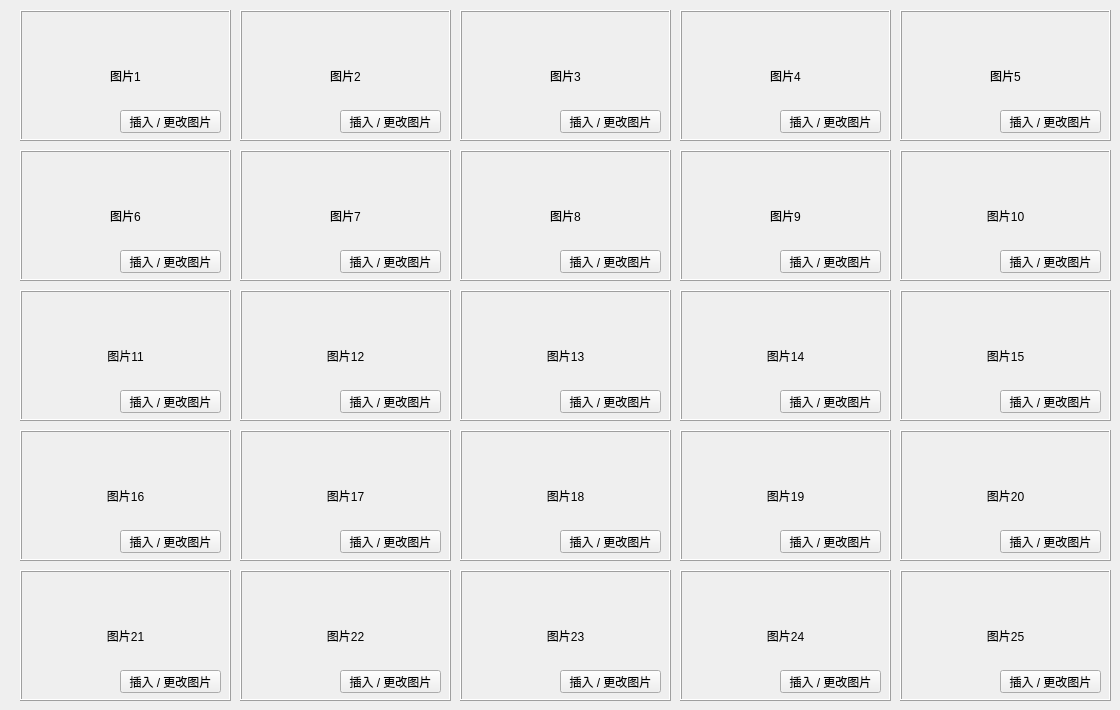
      <widget class="QWidget" name="tab2">
       <attribute name="title">
        <string>监控#2</string>
       </attribute>
       <widget class="QFrame" name="frame_16">
        <property name="geometry">
         <rect>
          <x>20</x>
          <y>10</y>
          <width>211</width>
          <height>131</height>
         </rect>
        </property>
        <property name="frameShape">
         <enum>QFrame::Box</enum>
        </property>
        <property name="frameShadow">
         <enum>QFrame::Raised</enum>
        </property>
        <widget class="QLabel" name="label_9">
         <property name="geometry">
          <rect>
           <x>0</x>
           <y>0</y>
           <width>211</width>
           <height>131</height>
          </rect>
         </property>
         <property name="frameShape">
          <enum>QFrame::NoFrame</enum>
         </property>
         <property name="text">
          <string>图片1</string>
         </property>
         <property name="alignment">
          <set>Qt::AlignCenter</set>
         </property>
        </widget>
        <widget class="QPushButton" name="pushButton_9">
         <property name="geometry">
          <rect>
           <x>100</x>
           <y>100</y>
           <width>101</width>
           <height>23</height>
          </rect>
         </property>
         <property name="text">
          <string>插入 / 更改图片</string>
         </property>
        </widget>
       </widget>
       <widget class="QFrame" name="frame_25">
        <property name="geometry">
         <rect>
          <x>20</x>
          <y>150</y>
          <width>211</width>
          <height>131</height>
         </rect>
        </property>
        <property name="frameShape">
         <enum>QFrame::Box</enum>
        </property>
        <property name="frameShadow">
         <enum>QFrame::Raised</enum>
        </property>
        <widget class="QLabel" name="label_54">
         <property name="geometry">
          <rect>
           <x>0</x>
           <y>0</y>
           <width>211</width>
           <height>131</height>
          </rect>
         </property>
         <property name="frameShape">
          <enum>QFrame::NoFrame</enum>
         </property>
         <property name="text">
          <string>图片6</string>
         </property>
         <property name="alignment">
          <set>Qt::AlignCenter</set>
         </property>
        </widget>
        <widget class="QPushButton" name="pushButton_54">
         <property name="geometry">
          <rect>
           <x>100</x>
           <y>100</y>
           <width>101</width>
           <height>23</height>
          </rect>
         </property>
         <property name="text">
          <string>插入 / 更改图片</string>
         </property>
        </widget>
       </widget>
       <widget class="QFrame" name="frame_26">
        <property name="geometry">
         <rect>
          <x>20</x>
          <y>290</y>
          <width>211</width>
          <height>131</height>
         </rect>
        </property>
        <property name="frameShape">
         <enum>QFrame::Box</enum>
        </property>
        <property name="frameShadow">
         <enum>QFrame::Raised</enum>
        </property>
        <widget class="QLabel" name="label_55">
         <property name="geometry">
          <rect>
           <x>0</x>
           <y>0</y>
           <width>211</width>
           <height>131</height>
          </rect>
         </property>
         <property name="text">
          <string>图片11</string>
         </property>
         <property name="alignment">
          <set>Qt::AlignCenter</set>
         </property>
        </widget>
        <widget class="QPushButton" name="pushButton_55">
         <property name="geometry">
          <rect>
           <x>100</x>
           <y>100</y>
           <width>101</width>
           <height>23</height>
          </rect>
         </property>
         <property name="text">
          <string>插入 / 更改图片</string>
         </property>
        </widget>
       </widget>
       <widget class="QFrame" name="frame_27">
        <property name="geometry">
         <rect>
          <x>20</x>
          <y>430</y>
          <width>211</width>
          <height>131</height>
         </rect>
        </property>
        <property name="frameShape">
         <enum>QFrame::Box</enum>
        </property>
        <property name="frameShadow">
         <enum>QFrame::Raised</enum>
        </property>
        <widget class="QLabel" name="label_56">
         <property name="geometry">
          <rect>
           <x>0</x>
           <y>0</y>
           <width>211</width>
           <height>131</height>
          </rect>
         </property>
         <property name="text">
          <string>图片16</string>
         </property>
         <property name="alignment">
          <set>Qt::AlignCenter</set>
         </property>
        </widget>
        <widget class="QPushButton" name="pushButton_56">
         <property name="geometry">
          <rect>
           <x>100</x>
           <y>100</y>
           <width>101</width>
           <height>23</height>
          </rect>
         </property>
         <property name="text">
          <string>插入 / 更改图片</string>
         </property>
        </widget>
       </widget>
       <widget class="QFrame" name="frame_28">
        <property name="geometry">
         <rect>
          <x>20</x>
          <y>570</y>
          <width>211</width>
          <height>131</height>
         </rect>
        </property>
        <property name="frameShape">
         <enum>QFrame::Box</enum>
        </property>
        <property name="frameShadow">
         <enum>QFrame::Raised</enum>
        </property>
        <widget class="QLabel" name="label_57">
         <property name="geometry">
          <rect>
           <x>0</x>
           <y>0</y>
           <width>211</width>
           <height>131</height>
          </rect>
         </property>
         <property name="text">
          <string>图片21</string>
         </property>
         <property name="alignment">
          <set>Qt::AlignCenter</set>
         </property>
        </widget>
        <widget class="QPushButton" name="pushButton_57">
         <property name="geometry">
          <rect>
           <x>100</x>
           <y>100</y>
           <width>101</width>
           <height>23</height>
          </rect>
         </property>
         <property name="text">
          <string>插入 / 更改图片</string>
         </property>
        </widget>
       </widget>
       <widget class="QFrame" name="frame_35">
        <property name="geometry">
         <rect>
          <x>240</x>
          <y>290</y>
          <width>211</width>
          <height>131</height>
         </rect>
        </property>
        <property name="frameShape">
         <enum>QFrame::Box</enum>
        </property>
        <property name="frameShadow">
         <enum>QFrame::Raised</enum>
        </property>
        <widget class="QLabel" name="label_62">
         <property name="geometry">
          <rect>
           <x>0</x>
           <y>0</y>
           <width>211</width>
           <height>131</height>
          </rect>
         </property>
         <property name="frameShape">
          <enum>QFrame::NoFrame</enum>
         </property>
         <property name="text">
          <string>图片12</string>
         </property>
         <property name="alignment">
          <set>Qt::AlignCenter</set>
         </property>
        </widget>
        <widget class="QPushButton" name="pushButton_62">
         <property name="geometry">
          <rect>
           <x>100</x>
           <y>100</y>
           <width>101</width>
           <height>23</height>
          </rect>
         </property>
         <property name="text">
          <string>插入 / 更改图片</string>
         </property>
        </widget>
       </widget>
       <widget class="QFrame" name="frame_30">
        <property name="geometry">
         <rect>
          <x>240</x>
          <y>570</y>
          <width>211</width>
          <height>131</height>
         </rect>
        </property>
        <property name="frameShape">
         <enum>QFrame::Box</enum>
        </property>
        <property name="frameShadow">
         <enum>QFrame::Raised</enum>
        </property>
        <widget class="QLabel" name="label_58">
         <property name="geometry">
          <rect>
           <x>0</x>
           <y>0</y>
           <width>211</width>
           <height>131</height>
          </rect>
         </property>
         <property name="text">
          <string>图片22</string>
         </property>
         <property name="alignment">
          <set>Qt::AlignCenter</set>
         </property>
        </widget>
        <widget class="QPushButton" name="pushButton_58">
         <property name="geometry">
          <rect>
           <x>100</x>
           <y>100</y>
           <width>101</width>
           <height>23</height>
          </rect>
         </property>
         <property name="text">
          <string>插入 / 更改图片</string>
         </property>
        </widget>
       </widget>
       <widget class="QFrame" name="frame_32">
        <property name="geometry">
         <rect>
          <x>240</x>
          <y>430</y>
          <width>211</width>
          <height>131</height>
         </rect>
        </property>
        <property name="frameShape">
         <enum>QFrame::Box</enum>
        </property>
        <property name="frameShadow">
         <enum>QFrame::Raised</enum>
        </property>
        <widget class="QLabel" name="label_59">
         <property name="geometry">
          <rect>
           <x>0</x>
           <y>0</y>
           <width>211</width>
           <height>131</height>
          </rect>
         </property>
         <property name="text">
          <string>图片17</string>
         </property>
         <property name="alignment">
          <set>Qt::AlignCenter</set>
         </property>
        </widget>
        <widget class="QPushButton" name="pushButton_59">
         <property name="geometry">
          <rect>
           <x>100</x>
           <y>100</y>
           <width>101</width>
           <height>23</height>
          </rect>
         </property>
         <property name="text">
          <string>插入 / 更改图片</string>
         </property>
        </widget>
       </widget>
       <widget class="QFrame" name="frame_33">
        <property name="geometry">
         <rect>
          <x>240</x>
          <y>150</y>
          <width>211</width>
          <height>131</height>
         </rect>
        </property>
        <property name="frameShape">
         <enum>QFrame::Box</enum>
        </property>
        <property name="frameShadow">
         <enum>QFrame::Raised</enum>
        </property>
        <widget class="QLabel" name="label_60">
         <property name="geometry">
          <rect>
           <x>0</x>
           <y>0</y>
           <width>211</width>
           <height>131</height>
          </rect>
         </property>
         <property name="text">
          <string>图片7</string>
         </property>
         <property name="alignment">
          <set>Qt::AlignCenter</set>
         </property>
        </widget>
        <widget class="QPushButton" name="pushButton_60">
         <property name="geometry">
          <rect>
           <x>100</x>
           <y>100</y>
           <width>101</width>
           <height>23</height>
          </rect>
         </property>
         <property name="text">
          <string>插入 / 更改图片</string>
         </property>
        </widget>
       </widget>
       <widget class="QFrame" name="frame_34">
        <property name="geometry">
         <rect>
          <x>240</x>
          <y>10</y>
          <width>211</width>
          <height>131</height>
         </rect>
        </property>
        <property name="frameShape">
         <enum>QFrame::Box</enum>
        </property>
        <property name="frameShadow">
         <enum>QFrame::Raised</enum>
        </property>
        <widget class="QLabel" name="label_61">
         <property name="geometry">
          <rect>
           <x>0</x>
           <y>0</y>
           <width>211</width>
           <height>131</height>
          </rect>
         </property>
         <property name="text">
          <string>图片2</string>
         </property>
         <property name="alignment">
          <set>Qt::AlignCenter</set>
         </property>
        </widget>
        <widget class="QPushButton" name="pushButton_61">
         <property name="geometry">
          <rect>
           <x>100</x>
           <y>100</y>
           <width>101</width>
           <height>23</height>
          </rect>
         </property>
         <property name="text">
          <string>插入 / 更改图片</string>
         </property>
        </widget>
       </widget>
       <widget class="QFrame" name="frame_36">
        <property name="geometry">
         <rect>
          <x>460</x>
          <y>570</y>
          <width>211</width>
          <height>131</height>
         </rect>
        </property>
        <property name="frameShape">
         <enum>QFrame::Box</enum>
        </property>
        <property name="frameShadow">
         <enum>QFrame::Raised</enum>
        </property>
        <widget class="QLabel" name="label_63">
         <property name="geometry">
          <rect>
           <x>0</x>
           <y>0</y>
           <width>211</width>
           <height>131</height>
          </rect>
         </property>
         <property name="text">
          <string>图片23</string>
         </property>
         <property name="alignment">
          <set>Qt::AlignCenter</set>
         </property>
        </widget>
        <widget class="QPushButton" name="pushButton_63">
         <property name="geometry">
          <rect>
           <x>100</x>
           <y>100</y>
           <width>101</width>
           <height>23</height>
          </rect>
         </property>
         <property name="text">
          <string>插入 / 更改图片</string>
         </property>
        </widget>
       </widget>
       <widget class="QFrame" name="frame_38">
        <property name="geometry">
         <rect>
          <x>460</x>
          <y>430</y>
          <width>211</width>
          <height>131</height>
         </rect>
        </property>
        <property name="frameShape">
         <enum>QFrame::Box</enum>
        </property>
        <property name="frameShadow">
         <enum>QFrame::Raised</enum>
        </property>
        <widget class="QLabel" name="label_64">
         <property name="geometry">
          <rect>
           <x>0</x>
           <y>0</y>
           <width>211</width>
           <height>131</height>
          </rect>
         </property>
         <property name="text">
          <string>图片18</string>
         </property>
         <property name="alignment">
          <set>Qt::AlignCenter</set>
         </property>
        </widget>
        <widget class="QPushButton" name="pushButton_64">
         <property name="geometry">
          <rect>
           <x>100</x>
           <y>100</y>
           <width>101</width>
           <height>23</height>
          </rect>
         </property>
         <property name="text">
          <string>插入 / 更改图片</string>
         </property>
        </widget>
       </widget>
       <widget class="QFrame" name="frame_39">
        <property name="geometry">
         <rect>
          <x>460</x>
          <y>150</y>
          <width>211</width>
          <height>131</height>
         </rect>
        </property>
        <property name="frameShape">
         <enum>QFrame::Box</enum>
        </property>
        <property name="frameShadow">
         <enum>QFrame::Raised</enum>
        </property>
        <widget class="QLabel" name="label_65">
         <property name="geometry">
          <rect>
           <x>0</x>
           <y>0</y>
           <width>211</width>
           <height>131</height>
          </rect>
         </property>
         <property name="text">
          <string>图片8</string>
         </property>
         <property name="alignment">
          <set>Qt::AlignCenter</set>
         </property>
        </widget>
        <widget class="QPushButton" name="pushButton_65">
         <property name="geometry">
          <rect>
           <x>100</x>
           <y>100</y>
           <width>101</width>
           <height>23</height>
          </rect>
         </property>
         <property name="text">
          <string>插入 / 更改图片</string>
         </property>
        </widget>
       </widget>
       <widget class="QFrame" name="frame_40">
        <property name="geometry">
         <rect>
          <x>460</x>
          <y>10</y>
          <width>211</width>
          <height>131</height>
         </rect>
        </property>
        <property name="frameShape">
         <enum>QFrame::Box</enum>
        </property>
        <property name="frameShadow">
         <enum>QFrame::Raised</enum>
        </property>
        <widget class="QLabel" name="label_66">
         <property name="geometry">
          <rect>
           <x>0</x>
           <y>0</y>
           <width>211</width>
           <height>131</height>
          </rect>
         </property>
         <property name="text">
          <string>图片3</string>
         </property>
         <property name="alignment">
          <set>Qt::AlignCenter</set>
         </property>
        </widget>
        <widget class="QPushButton" name="pushButton_66">
         <property name="geometry">
          <rect>
           <x>100</x>
           <y>100</y>
           <width>101</width>
           <height>23</height>
          </rect>
         </property>
         <property name="text">
          <string>插入 / 更改图片</string>
         </property>
        </widget>
       </widget>
       <widget class="QFrame" name="frame_41">
        <property name="geometry">
         <rect>
          <x>460</x>
          <y>290</y>
          <width>211</width>
          <height>131</height>
         </rect>
        </property>
        <property name="frameShape">
         <enum>QFrame::Box</enum>
        </property>
        <property name="frameShadow">
         <enum>QFrame::Raised</enum>
        </property>
        <widget class="QLabel" name="label_67">
         <property name="geometry">
          <rect>
           <x>0</x>
           <y>0</y>
           <width>211</width>
           <height>131</height>
          </rect>
         </property>
         <property name="text">
          <string>图片13</string>
         </property>
         <property name="alignment">
          <set>Qt::AlignCenter</set>
         </property>
        </widget>
        <widget class="QPushButton" name="pushButton_67">
         <property name="geometry">
          <rect>
           <x>100</x>
           <y>100</y>
           <width>101</width>
           <height>23</height>
          </rect>
         </property>
         <property name="text">
          <string>插入 / 更改图片</string>
         </property>
        </widget>
       </widget>
       <widget class="QFrame" name="frame_42">
        <property name="geometry">
         <rect>
          <x>680</x>
          <y>570</y>
          <width>211</width>
          <height>131</height>
         </rect>
        </property>
        <property name="frameShape">
         <enum>QFrame::Box</enum>
        </property>
        <property name="frameShadow">
         <enum>QFrame::Raised</enum>
        </property>
        <widget class="QLabel" name="label_68">
         <property name="geometry">
          <rect>
           <x>0</x>
           <y>0</y>
           <width>211</width>
           <height>131</height>
          </rect>
         </property>
         <property name="text">
          <string>图片24</string>
         </property>
         <property name="alignment">
          <set>Qt::AlignCenter</set>
         </property>
        </widget>
        <widget class="QPushButton" name="pushButton_68">
         <property name="geometry">
          <rect>
           <x>100</x>
           <y>100</y>
           <width>101</width>
           <height>23</height>
          </rect>
         </property>
         <property name="text">
          <string>插入 / 更改图片</string>
         </property>
        </widget>
       </widget>
       <widget class="QFrame" name="frame_43">
        <property name="geometry">
         <rect>
          <x>680</x>
          <y>430</y>
          <width>211</width>
          <height>131</height>
         </rect>
        </property>
        <property name="frameShape">
         <enum>QFrame::Box</enum>
        </property>
        <property name="frameShadow">
         <enum>QFrame::Raised</enum>
        </property>
        <widget class="QLabel" name="label_69">
         <property name="geometry">
          <rect>
           <x>0</x>
           <y>0</y>
           <width>211</width>
           <height>131</height>
          </rect>
         </property>
         <property name="text">
          <string>图片19</string>
         </property>
         <property name="alignment">
          <set>Qt::AlignCenter</set>
         </property>
        </widget>
        <widget class="QPushButton" name="pushButton_69">
         <property name="geometry">
          <rect>
           <x>100</x>
           <y>100</y>
           <width>101</width>
           <height>23</height>
          </rect>
         </property>
         <property name="text">
          <string>插入 / 更改图片</string>
         </property>
        </widget>
       </widget>
       <widget class="QFrame" name="frame_44">
        <property name="geometry">
         <rect>
          <x>680</x>
          <y>150</y>
          <width>211</width>
          <height>131</height>
         </rect>
        </property>
        <property name="frameShape">
         <enum>QFrame::Box</enum>
        </property>
        <property name="frameShadow">
         <enum>QFrame::Raised</enum>
        </property>
        <widget class="QLabel" name="label_70">
         <property name="geometry">
          <rect>
           <x>0</x>
           <y>0</y>
           <width>211</width>
           <height>131</height>
          </rect>
         </property>
         <property name="text">
          <string>图片9</string>
         </property>
         <property name="alignment">
          <set>Qt::AlignCenter</set>
         </property>
        </widget>
        <widget class="QPushButton" name="pushButton_70">
         <property name="geometry">
          <rect>
           <x>100</x>
           <y>100</y>
           <width>101</width>
           <height>23</height>
          </rect>
         </property>
         <property name="text">
          <string>插入 / 更改图片</string>
         </property>
        </widget>
       </widget>
       <widget class="QFrame" name="frame_45">
        <property name="geometry">
         <rect>
          <x>680</x>
          <y>10</y>
          <width>211</width>
          <height>131</height>
         </rect>
        </property>
        <property name="frameShape">
         <enum>QFrame::Box</enum>
        </property>
        <property name="frameShadow">
         <enum>QFrame::Raised</enum>
        </property>
        <widget class="QLabel" name="label_71">
         <property name="geometry">
          <rect>
           <x>0</x>
           <y>0</y>
           <width>211</width>
           <height>131</height>
          </rect>
         </property>
         <property name="text">
          <string>图片4</string>
         </property>
         <property name="alignment">
          <set>Qt::AlignCenter</set>
         </property>
        </widget>
        <widget class="QPushButton" name="pushButton_71">
         <property name="geometry">
          <rect>
           <x>100</x>
           <y>100</y>
           <width>101</width>
           <height>23</height>
          </rect>
         </property>
         <property name="text">
          <string>插入 / 更改图片</string>
         </property>
        </widget>
       </widget>
       <widget class="QFrame" name="frame_46">
        <property name="geometry">
         <rect>
          <x>680</x>
          <y>290</y>
          <width>211</width>
          <height>131</height>
         </rect>
        </property>
        <property name="frameShape">
         <enum>QFrame::Box</enum>
        </property>
        <property name="frameShadow">
         <enum>QFrame::Raised</enum>
        </property>
        <widget class="QLabel" name="label_72">
         <property name="geometry">
          <rect>
           <x>0</x>
           <y>0</y>
           <width>211</width>
           <height>131</height>
          </rect>
         </property>
         <property name="text">
          <string>图片14</string>
         </property>
         <property name="alignment">
          <set>Qt::AlignCenter</set>
         </property>
        </widget>
        <widget class="QPushButton" name="pushButton_72">
         <property name="geometry">
          <rect>
           <x>100</x>
           <y>100</y>
           <width>101</width>
           <height>23</height>
          </rect>
         </property>
         <property name="text">
          <string>插入 / 更改图片</string>
         </property>
        </widget>
       </widget>
       <widget class="QFrame" name="frame_47">
        <property name="geometry">
         <rect>
          <x>900</x>
          <y>570</y>
          <width>211</width>
          <height>131</height>
         </rect>
        </property>
        <property name="frameShape">
         <enum>QFrame::Box</enum>
        </property>
        <property name="frameShadow">
         <enum>QFrame::Raised</enum>
        </property>
        <widget class="QLabel" name="label_73">
         <property name="geometry">
          <rect>
           <x>0</x>
           <y>0</y>
           <width>211</width>
           <height>131</height>
          </rect>
         </property>
         <property name="text">
          <string>图片25</string>
         </property>
         <property name="alignment">
          <set>Qt::AlignCenter</set>
         </property>
        </widget>
        <widget class="QPushButton" name="pushButton_73">
         <property name="geometry">
          <rect>
           <x>100</x>
           <y>100</y>
           <width>101</width>
           <height>23</height>
          </rect>
         </property>
         <property name="text">
          <string>插入 / 更改图片</string>
         </property>
        </widget>
       </widget>
       <widget class="QFrame" name="frame_48">
        <property name="geometry">
         <rect>
          <x>900</x>
          <y>430</y>
          <width>211</width>
          <height>131</height>
         </rect>
        </property>
        <property name="frameShape">
         <enum>QFrame::Box</enum>
        </property>
        <property name="frameShadow">
         <enum>QFrame::Raised</enum>
        </property>
        <widget class="QLabel" name="label_74">
         <property name="geometry">
          <rect>
           <x>0</x>
           <y>0</y>
           <width>211</width>
           <height>131</height>
          </rect>
         </property>
         <property name="text">
          <string>图片20</string>
         </property>
         <property name="alignment">
          <set>Qt::AlignCenter</set>
         </property>
        </widget>
        <widget class="QPushButton" name="pushButton_74">
         <property name="geometry">
          <rect>
           <x>100</x>
           <y>100</y>
           <width>101</width>
           <height>23</height>
          </rect>
         </property>
         <property name="text">
          <string>插入 / 更改图片</string>
         </property>
        </widget>
       </widget>
       <widget class="QFrame" name="frame_49">
        <property name="geometry">
         <rect>
          <x>900</x>
          <y>150</y>
          <width>211</width>
          <height>131</height>
         </rect>
        </property>
        <property name="frameShape">
         <enum>QFrame::Box</enum>
        </property>
        <property name="frameShadow">
         <enum>QFrame::Raised</enum>
        </property>
        <widget class="QLabel" name="label_75">
         <property name="geometry">
          <rect>
           <x>0</x>
           <y>0</y>
           <width>211</width>
           <height>131</height>
          </rect>
         </property>
         <property name="text">
          <string>图片10</string>
         </property>
         <property name="alignment">
          <set>Qt::AlignCenter</set>
         </property>
        </widget>
        <widget class="QPushButton" name="pushButton_75">
         <property name="geometry">
          <rect>
           <x>100</x>
           <y>100</y>
           <width>101</width>
           <height>23</height>
          </rect>
         </property>
         <property name="text">
          <string>插入 / 更改图片</string>
         </property>
        </widget>
       </widget>
       <widget class="QFrame" name="frame_50">
        <property name="geometry">
         <rect>
          <x>900</x>
          <y>10</y>
          <width>211</width>
          <height>131</height>
         </rect>
        </property>
        <property name="frameShape">
         <enum>QFrame::Box</enum>
        </property>
        <property name="frameShadow">
         <enum>QFrame::Raised</enum>
        </property>
        <widget class="QLabel" name="label_76">
         <property name="geometry">
          <rect>
           <x>0</x>
           <y>0</y>
           <width>211</width>
           <height>131</height>
          </rect>
         </property>
         <property name="text">
          <string>图片5</string>
         </property>
         <property name="alignment">
          <set>Qt::AlignCenter</set>
         </property>
        </widget>
        <widget class="QPushButton" name="pushButton_76">
         <property name="geometry">
          <rect>
           <x>100</x>
           <y>100</y>
           <width>101</width>
           <height>23</height>
          </rect>
         </property>
         <property name="text">
          <string>插入 / 更改图片</string>
         </property>
        </widget>
       </widget>
       <widget class="QFrame" name="frame_51">
        <property name="geometry">
         <rect>
          <x>900</x>
          <y>290</y>
          <width>211</width>
          <height>131</height>
         </rect>
        </property>
        <property name="frameShape">
         <enum>QFrame::Box</enum>
        </property>
        <property name="frameShadow">
         <enum>QFrame::Raised</enum>
        </property>
        <widget class="QLabel" name="label_77">
         <property name="geometry">
          <rect>
           <x>0</x>
           <y>0</y>
           <width>211</width>
           <height>131</height>
          </rect>
         </property>
         <property name="text">
          <string>图片15</string>
         </property>
         <property name="alignment">
          <set>Qt::AlignCenter</set>
         </property>
        </widget>
        <widget class="QPushButton" name="pushButton_77">
         <property name="geometry">
          <rect>
           <x>100</x>
           <y>100</y>
           <width>101</width>
           <height>23</height>
          </rect>
         </property>
         <property name="text">
          <string>插入 / 更改图片</string>
         </property>
        </widget>
       </widget>
      </widget>
